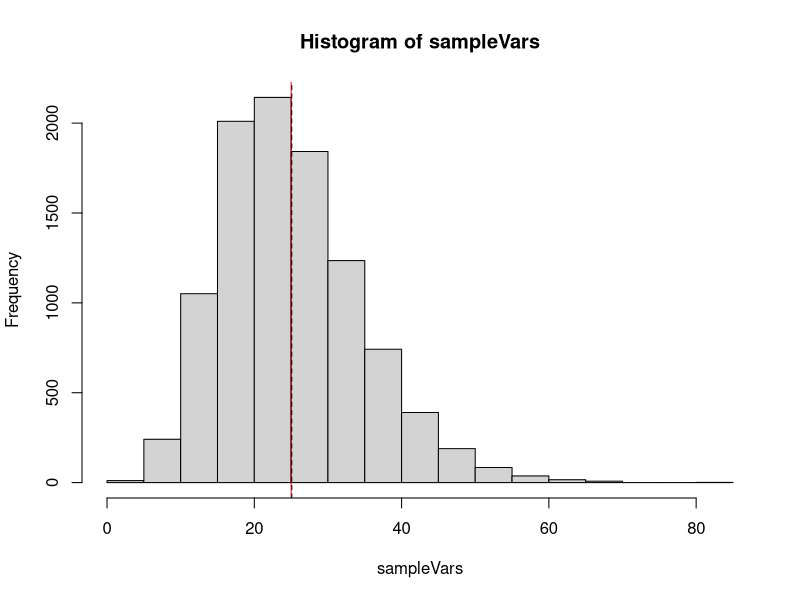
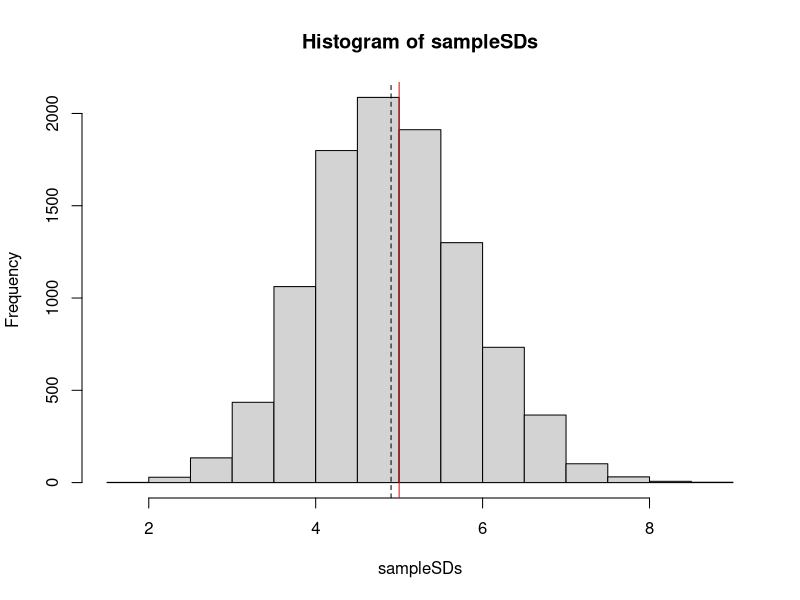
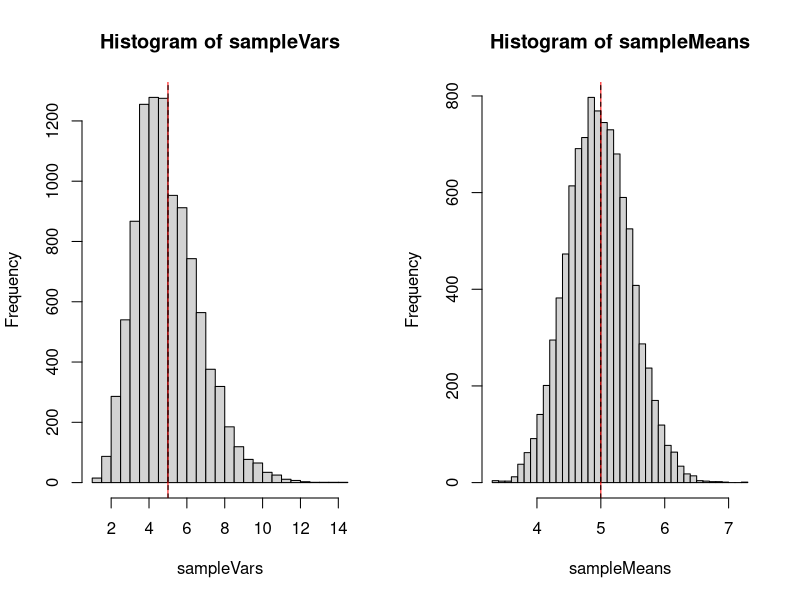
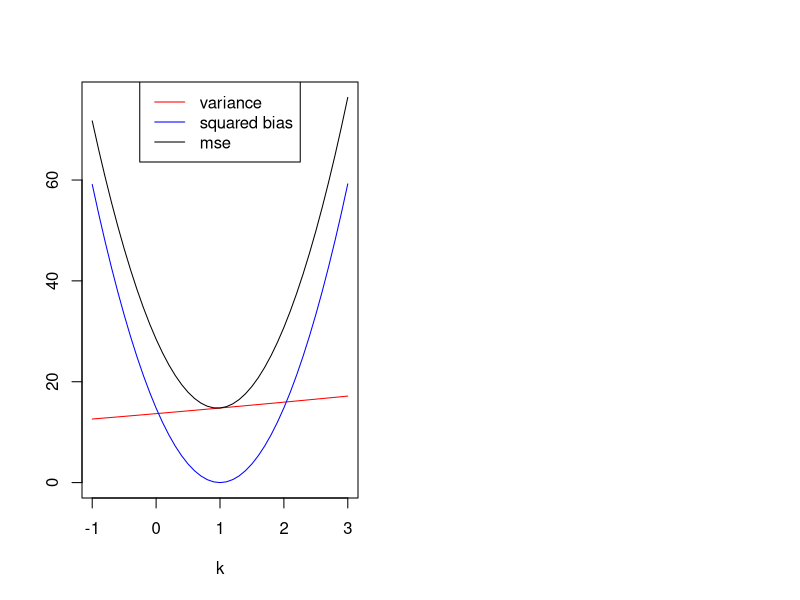

These figures' R source, in order:
## ---- chunk 1
# Let sigma = 5
sampleVars <- replicate(10000, var(rnorm(15, 10, 5)))
hist(sampleVars)
abline(v=25, col="red")
abline(v=mean(sampleVars), lty=2)

## ---- chunk 2
# Let sigma = 5
sampleSDs <- replicate(10000, sd(rnorm(15, 10, 5)))
hist(sampleSDs)
abline(v=5, col="red")
abline(v=mean(sampleSDs), lty=2)

## ---- chunk 3
# Let sigma = 5
sampleVars <- replicate(10000, var(rpois(20, 5)))
sampleMeans <- replicate(10000, mean(rpois(20, 5)))
par(mfrow=c(1,2))
hist(sampleVars, breaks=40)
abline(v=5, col="red")
abline(v=mean(sampleVars), lty=2)
hist(sampleMeans, breaks=40)
abline(v=5, col="red")
abline(v=mean(sampleMeans), lty=2)
## ---- chunk 4
var(sampleVars)
var(sampleMeans)
## ---- chunk 5
M1 <- 0; M2<-0
for(i in 1:100000){
  x <- runif(25, 0, 100)
  M1[i] <- max(x)
  M2[i] <- 26/25*max(x)
}
mean(M1)-100
mean(M2)-100

## ---- chunk 6
var(M1)
var(M2)
## ---- chunk 7
mean((M1-100)^2)
mean((M2-100)^2)

## ---- chunk 8
n <- 25
bias2 <- 0
variance <- 0
mse <- 0
k <- seq(-1,3, by=.1)

for(i in 1:length(k)){
  bias2[i]=(mean((n+k[i])/n*M1)-100)^2
  variance[i]=var((n+k[i])/n*M1)
  mse[i] = mean(((n+k[i])/n*M1-100)^2)
}

plot(x=k, y=variance, col="red",type="l", ylim=c(0,max(c(bias2,variance,mse))), ylab="")
lines(x=k, y=bias2, col="blue")
lines(x=k, y=mse)
legend(x="top", legend=c("variance","squared bias","mse"), col=c("red","blue","black"), lty=1)

k[which.min(mse)]

## ---- chunk 9
M3 <- 0; M4<-0
for(i in 1:100000){
  x <- runif(25, 0, 100)
  M3[i] <- 2*mean(x)
  M4[i] <- 2*median(x)
}
#biases
mean(M3)-100
mean(M4)-100
#variances
var(M3)
var(M4)
## ---- chunk 10
mean((M3-100)^2)
mean((M4-100)^2)
## ---- chunk 11
t <- c(5, 11, 21, 31, 46, 75, 98, 122, 145, 165, 196, 224, 245, 293, 321, 330, 350, 420)
## ---- chunk 12
1/mean(t)
## ---- chunk 13
#Let theta be 1, and n=20
theta=1
ranges <- replicate(10000, diff(range(runif(20, -theta,theta))))
mean(ranges/2)
## ---- chunk 14
mean(((20+1)/(19)*ranges)/2)

## ---- chunk 15
NMC <- 10000
estimates <- data.frame(method1=numeric(NMC),
                        method2=numeric(NMC),
                        method3=numeric(NMC))
for(i in 1:NMC){
  Y <- round(rnorm(20, 50, 2))
  X <- rbinom(20, Y, .40)
  estimates[i,] <- c(sum(X)/sum(Y),
                     mean(X/Y),
                     sum(X/Y * Y/sum(Y))) 
}

colMeans(estimates)
apply(estimates, 2, FUN=var)
